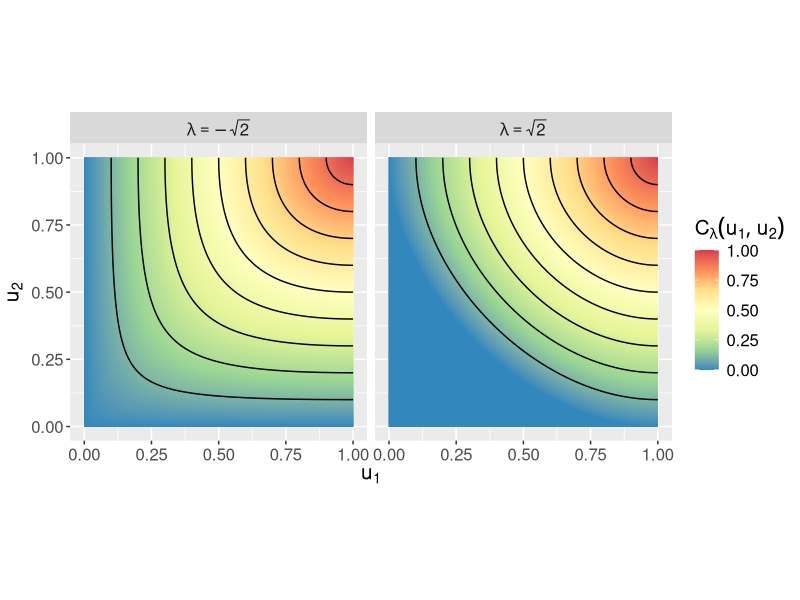
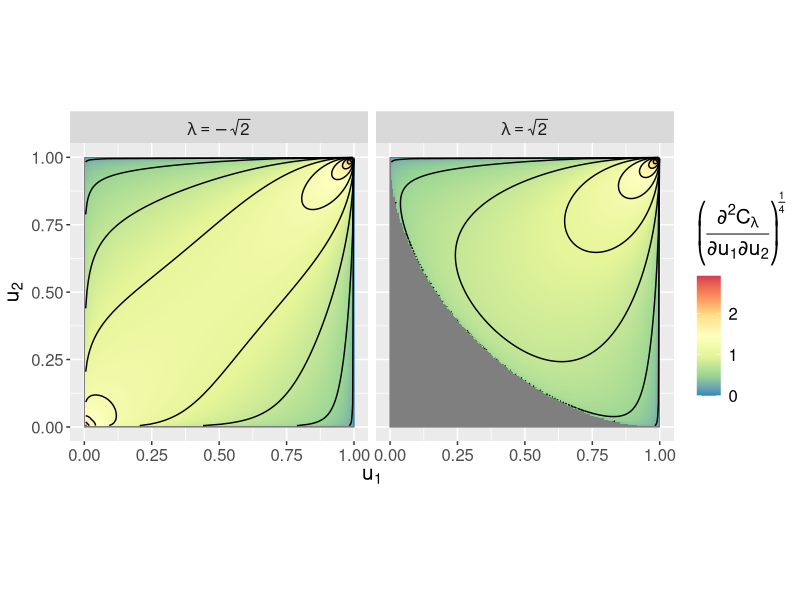

Reproduce these figures in R, in order.
# This script shows how to numerically calculate the power-divergence
# copula and copula density (if it exists). The script also 
# produces Fig. 1 and Fig. 2 in Section 4 of the main article.

# Packages
library(tidyverse)

# Compute copula for general lambda
phi <- function(u, lambda){
  1/(lambda * (lambda + 1)) * (u^(lambda + 1) - u + lambda * (1 - u))
}
rootfunc <- function(x, tt, lambda){
  x^(lambda + 1) - (lambda + 1) * x + lambda - lambda * (lambda + 1) * tt
}
findroot <- function(tt, lambda){
  
  vals <- rep(0, length(tt))
  for(i in 1:length(tt)){
    if(tt[i] == 0){
      vals[i] <- 1
    } else {
      vals[i] <- uniroot(rootfunc, c(0, 1), lambda = lambda, tt = tt[i])$root
    }
  }
  return(vals)
  
}
PDC <- function(u, v, lambda, density = F, maxtol = 1e6){
  
  if(lambda > -1){
    phi0 <- 1/(lambda + 1)
  } else {
    phi0 <- Inf
  }
  tt <- phi(u, lambda) + phi(v, lambda)
  ind1 <- tt < phi0
  ind2 <- tt < maxtol
  vals <- rep(0, length(u))
  vals[ind1 & ind2] <- findroot(tt[ind1 & ind2], lambda)
  vals[!ind2] <- 0
  out <- list(C = vals)
  if(density == T){
    dens <- -lambda * vals ^ (lambda - 1) * (u^lambda - 1) * (v^lambda - 1) / (vals ^ lambda - 1)^3
    dens[!ind1] <- NA
    out$dens <- dens
  }
  return(out)
}

# Prepare dataframes for plotting
df <- expand.grid(u = seq(0, 1, 0.005), v = seq(0, 1, 0.005))
lambda_ns2 <- with(df, PDC(u, v, -sqrt(2), T))
lambda_s2 <- with(df, PDC(u, v, sqrt(2), T))
df$`lambda==-sqrt(2)` <- lambda_ns2$C
df$`lambda==sqrt(2)` <- lambda_s2$C
df_long <- df %>% gather(Lambda, Copula, -c(u, v))
dfd <- expand.grid(u = seq(0, 1, 0.005), v = seq(0, 1, 0.005))
dfd$`lambda==-sqrt(2)` <- lambda_ns2$dens
dfd$`lambda==sqrt(2)` <- lambda_s2$dens
dfd_long <- dfd %>% gather(Lambda, Density, -c(u, v))

# Plot copula and 'densities' (lambda = 1 case is not strictly speaking a density)
copula_plot <- ggplot() +
  geom_raster(data = df_long, aes(x = u, y = v, fill = Copula)) +
  geom_contour(data = df_long, aes(x = u, y = v, z = Copula), col = 'black') +
  scale_fill_distiller(palette = "Spectral") +
  facet_wrap(~ factor(Lambda, levels = c("lambda==-sqrt(2)", "lambda==sqrt(2)"), ordered = T), labeller = label_parsed, nrow = 1) +
  coord_equal() +
  labs(fill = expression(C[lambda](u[1],u[2])), x = expression(u[1]), y = expression(u[2])) +
  theme(text = element_text(size = 15))
density_plot <- ggplot() +
  geom_raster(data = dfd_long, aes(x = u, y = v, fill = Density^0.25)) +
  geom_contour(data = dfd_long, aes(x = u, y = v, z = Density^0.25), breaks = seq(0, 3, 0.25), col = 'black') +
  scale_fill_distiller(palette = "Spectral") +
  facet_wrap(~ factor(Lambda, levels = c("lambda==-sqrt(2)", "lambda==sqrt(2)"), ordered = T), labeller = label_parsed, nrow = 1) +
  coord_equal() +
  labs(fill = expression(bgroup("(", over(partialdiff^2*C[lambda], partialdiff*u[1]*partialdiff*u[2]), ")")^over(1,4)), x = expression(u[1]), y = expression(u[2])) +
  theme(text = element_text(size = 15))

copula_plot
density_plot
